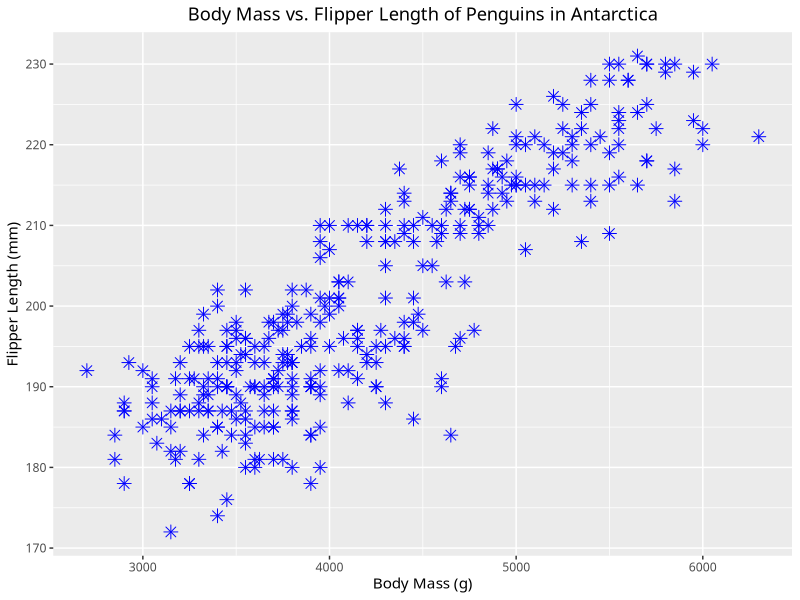
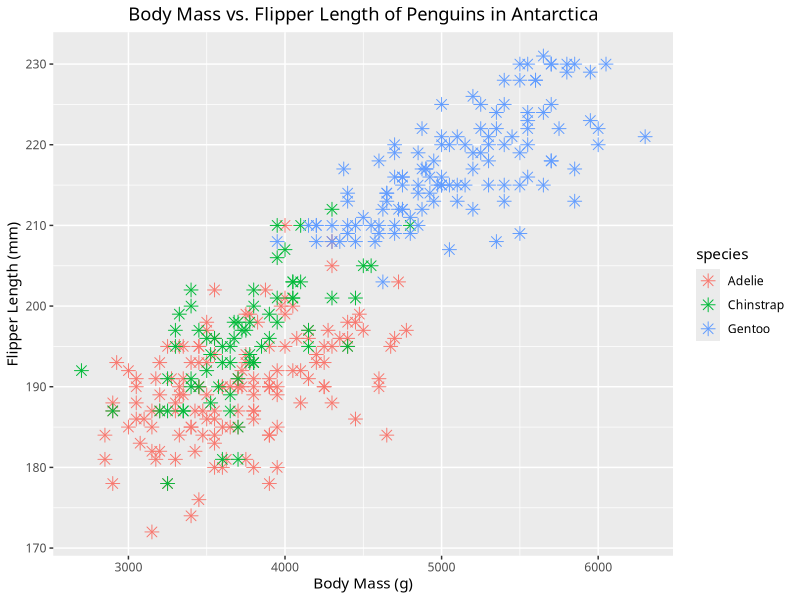
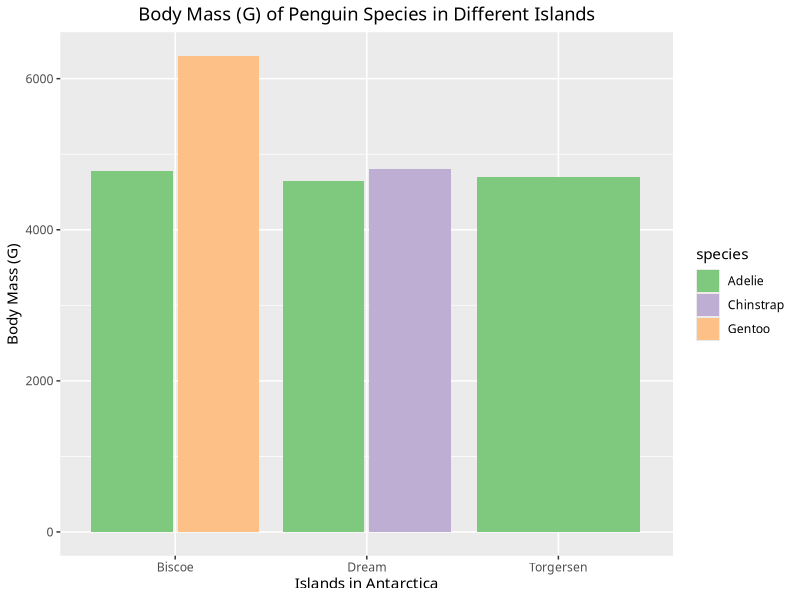
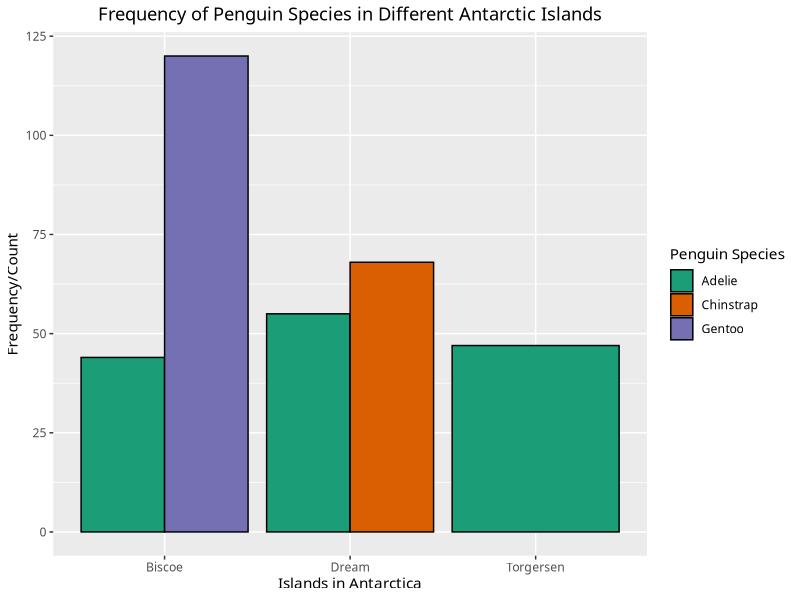
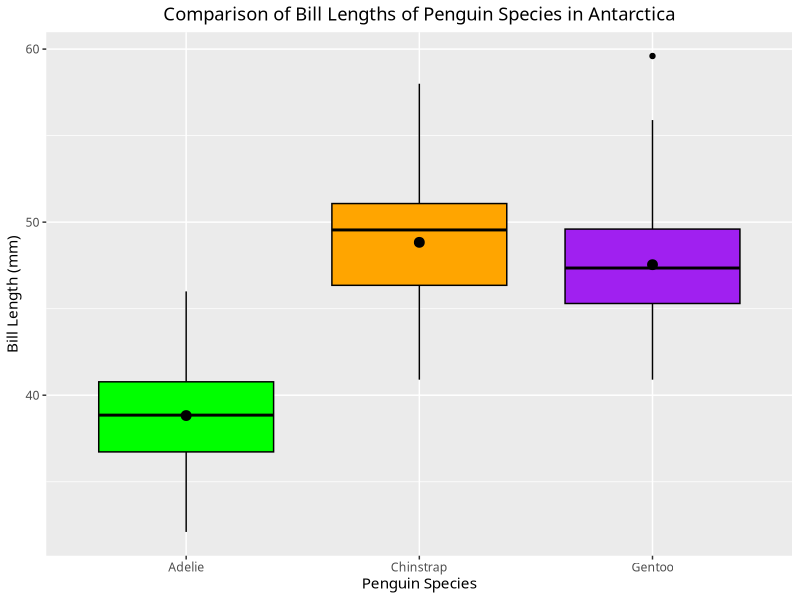

Write the R code that produced these figures, in order.
## ---- chunk 1
library(ggplot2)
library(RColorBrewer)
## ---- chunk 2

# Read csv file
penguin <- read.csv("penguins_size-1.csv")

# Removed All Rows with NA values
penguin1 <- na.omit(penguin)

# Removed Row No. 337 (because of “.” in sex column)
penguin2 <- penguin1[-337,]

## ---- chunk 3
summary(penguin2)
head(penguin2)
tail(penguin2)
## ---- chunk 4
plot(ggplot(data = penguin1, 
            aes(x = body_mass_g, y = flipper_length_mm, color="Blue")) + 
       labs(x = "Body Mass (g)", y = "Flipper Length (mm)") + 
       theme(legend.position = "none") + 
       ggtitle("Body Mass vs. Flipper Length of Penguins in Antarctica") + 
       theme(plot.title = element_text(hjust = 0.5)) + 
       theme(text = element_text(family = "Optima")) + 
       geom_point(size = 3, shape = 8, color="Blue"))
## ---- chunk 5
ggplot(data = penguin1, 
       aes(x = body_mass_g, y = flipper_length_mm, color=species)) + 
  labs(x = "Body Mass (g)", y = "Flipper Length (mm)") + 
  ggtitle("Body Mass vs. Flipper Length of Penguins in Antarctica") + 
  theme(plot.title = element_text(hjust = 0.5)) + 
  theme(text = element_text(family = "Optima")) + 
  geom_point(size = 3, shape = 8) 
## ---- chunk 6
ggplot(data = penguin2, 
       aes(x = island, y = body_mass_g, fill = species)) + 
  geom_bar(position=position_dodge(0.9), width=0.85, stat="identity") + 
  theme(text = element_text(family = "Optima")) + 
  ggtitle("Body Mass (G) of Penguin Species in Different Islands") + 
  theme(plot.title = element_text(hjust = 0.5)) + scale_fill_brewer(palette="Accent") + 
  labs(x="Islands in Antarctica", y="Body Mass (G)")
## ---- chunk 7
ggplot(data = penguin2, 
       aes(x=island, fill=species)) + 
  geom_bar(position = "dodge", color="black") + 
  ggtitle("Frequency of Penguin Species in Different Antarctic Islands") + 
  theme(plot.title = element_text(hjust = 0.5)) + 
  scale_fill_brewer(palette="Dark2", name = "Penguin Species") + 
  labs(x="Islands in Antarctica", y="Frequency/Count") + 
  theme(text = element_text(family = "Optima")) 
## ---- chunk 8
ggplot(data = penguin2, 
       aes(x = species, y=bill_length_mm)) + 
  labs(x = "Penguin Species", y = "Bill Length (mm)") + 
  theme(legend.position = "none") + 
  ggtitle("Comparison of Bill Lengths of Penguin Species in Antarctica") + 
  theme(plot.title = element_text(hjust = 0.5)) + 
  theme(text = element_text(family = "Optima")) + 
  geom_boxplot(col="Black", fill=c("Green", "Orange", "Purple")) + 
  stat_summary(fun=mean, geom='point', shape=19, size=3)
